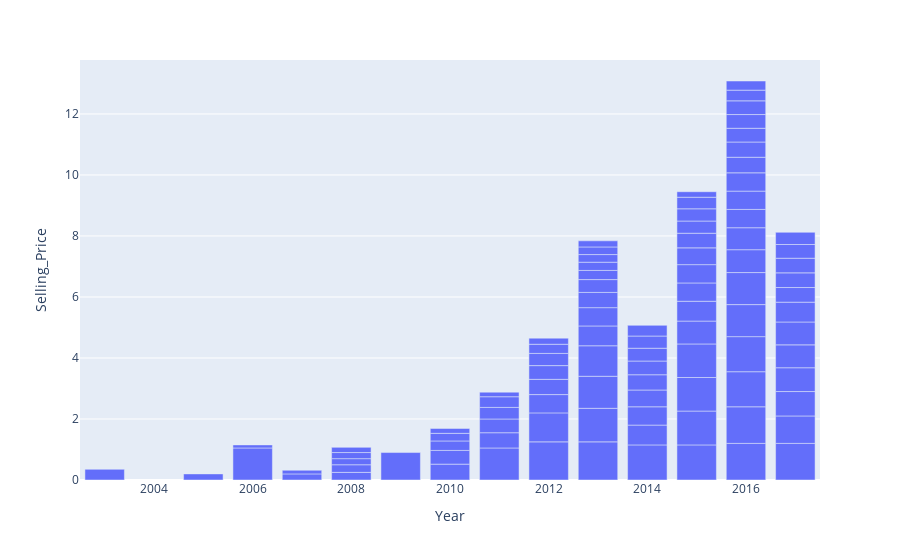

Notebook cell for this chart:
### Code cell
fig = px.bar(dfShow, x='Year',y='Selling_Price')
fig.show()

### Figure 1 — Plotly figure (JSON) as saved in the notebook; plotly's stock layout.template omitted (floating-point values rounded to 4 significant figures)
{"data": [{"hovertemplate": "Year=%{x}<br>Selling_Price=%{y}<extra></extra>", "legendgroup": "", "marker": {"color": "#636efa", "pattern": {"shape": ""}}, "name": "", "orientation": "v", "showlegend": false, "textposition": "auto", "type": "bar", "x": [2003, 2012, 2006, 2013, 2016, 2017, 2016, 2016, 2014, 2016, 2015, 2015, 2013, 2015, 2015, 2013, 2016, 2011, 2016, 2013, 2012, 2009, 2017, 2016, 2017, 2017, 2017, 2015, 2017, 2016, 2017, 2015, 2014, 2013, 2016, 2015, 2013, 2016, 2015, 2016, 2014, 2012, 2014, 2015, 2010, 2016, 2011, 2016, 2012, 2013, 2014, 2017, 2017, 2015, 2017, 2017, 2011, 2014, 2012, 2010, 2016, 2016, 2016, 2014, 2013, 2015, 2012, 2015, 2014, 2017, 2015, 2011, 2011, 2016, 2014, 2010, 2012, 2016, 2013, 2013, 2008, 2008, 2010, 2013, 2013, 2005, 2008, 2012, 2007, 2013, 2008, 2015, 2008, 2010, 2011, 2007, 2006], "xaxis": "x", "y": [0.35, 1.25, 1.05, 1.25, 1.2, 1.2, 1.2, 1.15, 1.15, 1.15, 1.15, 1.11, 1.1, 1.1, 1.1, 1.05, 1.05, 1.05, 1.05, 1.0, 0.95, 0.9, 0.9, 0.75, 0.8, 0.78, 0.75, 0.75, 0.75, 0.72, 0.65, 0.65, 0.65, 0.65, 0.6, 0.6, 0.6, 0.6, 0.6, 0.6, 0.6, 0.6, 0.55, 0.55, 0.52, 0.51, 0.5, 0.5, 0.5, 0.5, 0.5, 0.48, 0.48, 0.48, 0.48, 0.45, 0.45, 0.45, 0.45, 0.45, 0.45, 0.45, 0.45, 0.42, 0.42, 0.4, 0.4, 0.4, 0.4, 0.4, 0.38, 0.38, 0.35, 0.35, 0.35, 0.31, 0.3, 0.3, 0.3, 0.27, 0.25, 0.25, 0.25, 0.25, 0.25, 0.2, 0.2, 0.2, 0.2, 0.2, 0.2, 0.18, 0.17, 0.16, 0.15, 0.12, 0.1], "yaxis": "y"}], "layout": {"barmode": "relative", "legend": {"tracegroupgap": 0}, "margin": {"t": 60}, "xaxis": {"anchor": "y", "domain": [0, 1], "title": {"text": "Year"}}, "yaxis": {"anchor": "x", "domain": [0, 1], "title": {"text": "Selling_Price"}}}}
